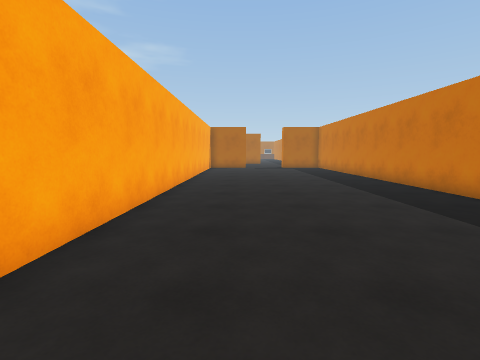
[1] (above)

14 first-person views from a walk through a Unity game level. The camera is 1.3 m above the floor, tilts 6° down and sees 85° across. Doors are open. The floor is counted in squares, 1 m on a side. Each view is taken from the middle of a square. On the plan, view 1 faces up. The plan holds only what a view shows up to about 13 squares ahead; the rest is blank. The place goes on beyond the plan.

[2]
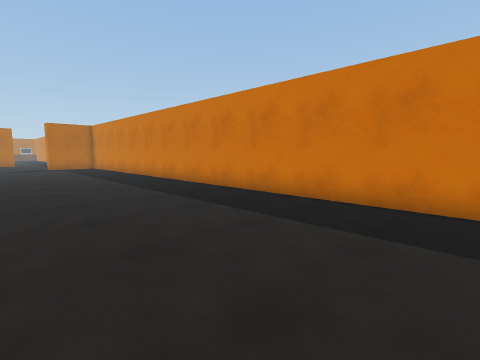

[3]
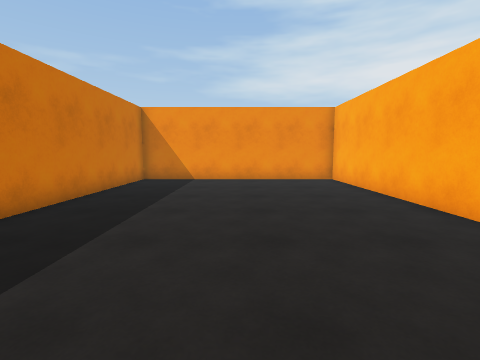

[4]
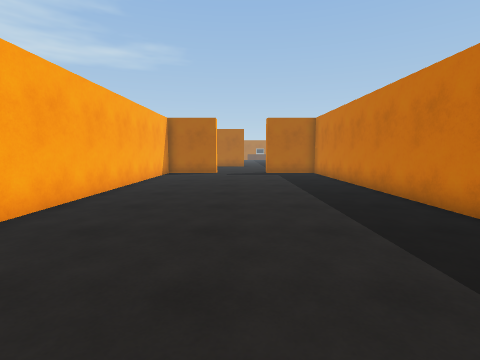

[5]
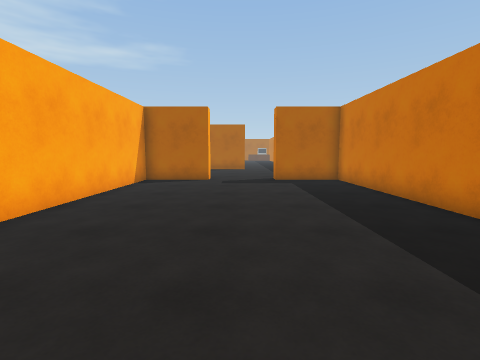

[6]
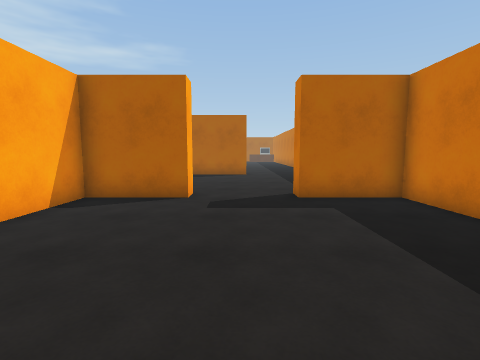

[7]
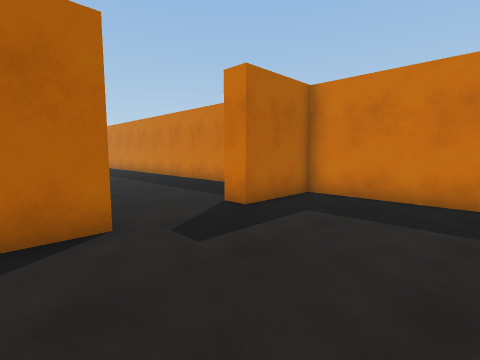

[8]
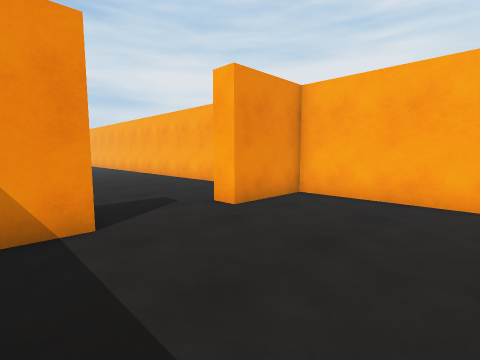

[9]
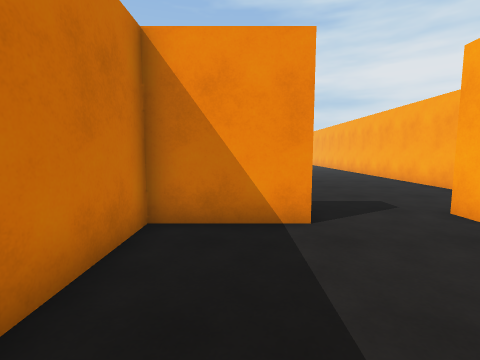

[10]
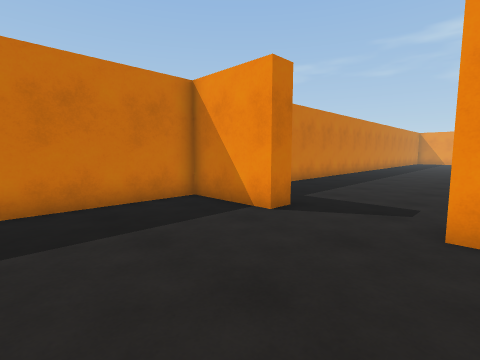

[11]
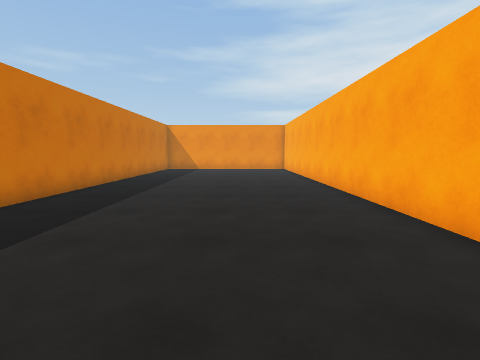

[12]
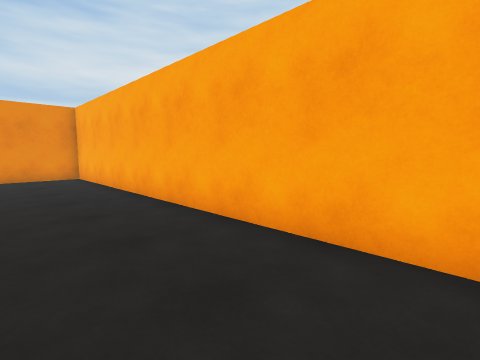

[13]
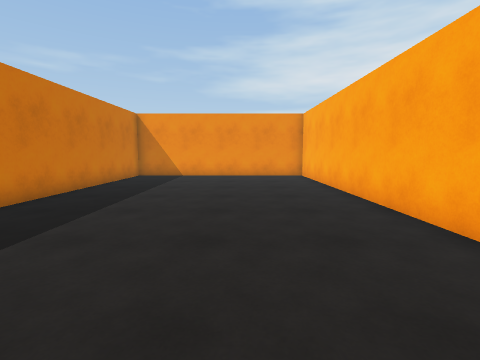

[14]
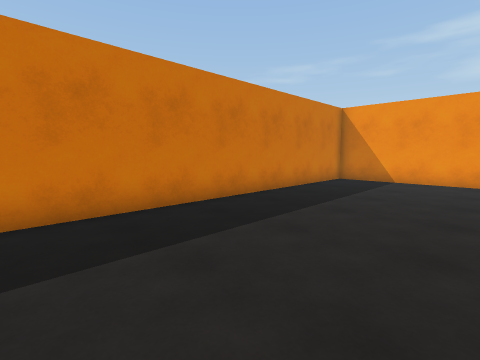

### Floor plan
Points are (right, up) in squares from view 1. A wall is a line through its corners. A room is listed if a view was taken in it or the views show most of it. See-through windows are left out.
Room 1 (views 1, 2, 3, 4, 5, 6, 7, 11, 12, 13, 14)
walls: (0.5, 22.5) (-2.5, 22.5) (-2.5, -6.7) (6.7, -6.7) (6.7, 22.5) (3.7, 22.5)
ways out: open door at (1.5, 23) to room 2
Room 2 (views 8, 9, 10)
walls: (3.7, 23.3) (6.7, 23.3) (6.7, 28.5); (-2.5, 27.8) (-2.5, 23.3) (0.5, 23.3)
ways out: open door at (1.5, 23) to room 1

Where each view was taken, in squares from view 1:
view 1: 0 up, 0 right, facing up
view 2: 1 down, 0 right, facing up-right
view 3: 6 up, 2 right, facing down
view 4: 6 up, 2 right, facing up
view 5: 10 up, 2 right, facing up
view 6: 15 up, 2 right, facing up
view 7: 18 up, 1 left, facing up-right
view 8: 28 up, 5 right, facing down-left
view 9: 28 up, 5 right, facing down
view 10: 28 up, 0 right, facing down-right
view 11: 14 up, 1 right, facing down
view 12: 8 up, 1 right, facing down-left
view 13: 8 up, 1 right, facing down
view 14: 6 up, 1 right, facing down-right
